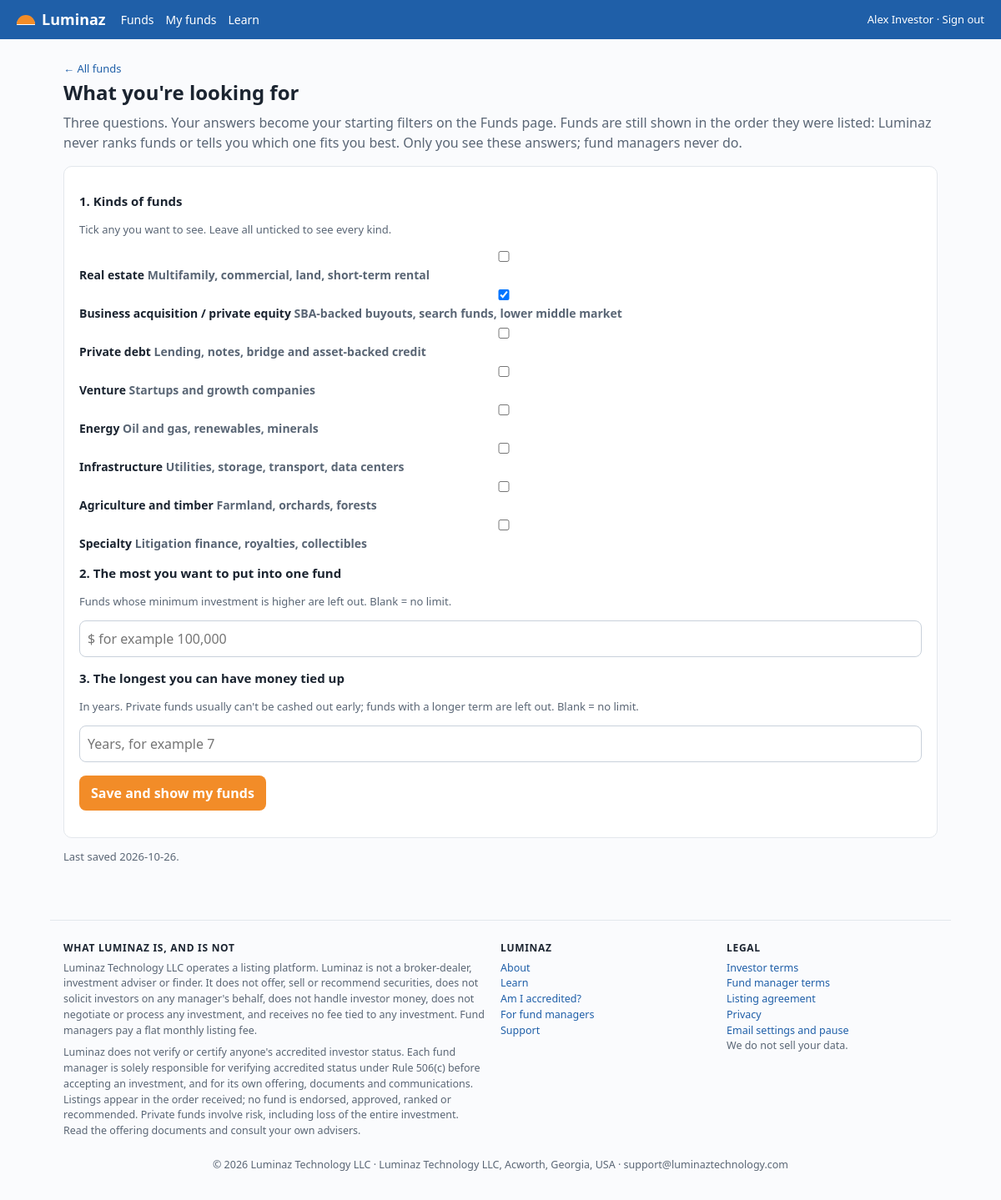
The page /criteria (signed in) on the database its author committed.
### tables this page shows
CREATE TABLE users (
  id INTEGER PRIMARY KEY,
  email TEXT UNIQUE NOT NULL,
  password_hash TEXT NOT NULL,
  role TEXT NOT NULL CHECK(role IN ('investor','manager','admin')),
  name TEXT NOT NULL DEFAULT '',
  email_confirmed INTEGER NOT NULL DEFAULT 0,
  confirm_token TEXT,
  accreditation_basis TEXT,
  accreditation_attested_at TEXT,
  totp_secret TEXT,
  totp_enabled INTEGER NOT NULL DEFAULT 0,
  recovery_codes TEXT,
  created_at TEXT NOT NULL,
  last_login TEXT
, marketing_opt_in INTEGER NOT NULL DEFAULT 1, unsub_token TEXT, consent_at TEXT, consent_text TEXT, paused_at TEXT, reset_token TEXT, reset_sent_at TEXT);

CREATE TABLE investor_criteria (
  investor_id INTEGER PRIMARY KEY REFERENCES users(id),   -- what the investor said they are looking for (change 34): their own filters, never a ranking
  categories TEXT NOT NULL DEFAULT '',  -- category names separated by a vertical bar, blank = every category
  max_min REAL,                         -- the most they want to put into one fund, compared with the fund's minimum
  max_term REAL,                        -- the longest they will have money tied up, in years, compared with the fund's term
  updated_at TEXT NOT NULL
);

CREATE TABLE settings (
  key TEXT PRIMARY KEY,
  value TEXT NOT NULL
);

### luminaz/investor.py (the view, shortened to what this page needs)
@bp.route("/criteria", methods=("GET", "POST"))
@login_required("investor")
def criteria():
    db = get_db()
    return render_template("investor/criteria.html", crit=criteria_for(g.user["id"]) or {"categories": [], "max_min": None, "max_term": None})

### luminaz/auth.py (called while the page is built)
def login_required(role=None):
    def deco(view):
        @functools.wraps(view)
        def wrapped(**kw):
            if g.user is None:
                return redirect(url_for("auth.login", next=request.path))
            if role and g.user["role"] != role and g.user["role"] != "admin":
                abort(403)
            if role == "admin" and g.user["role"] != "admin":
                abort(403)
            if role == "admin" and not g.user["totp_enabled"] and setting("require_admin_2fa", "1") == "1":
                flash("Set up two-step sign-in before using the review desk. It takes two minutes with any authenticator app.", "error")
                return redirect(url_for("auth.security"))
            return view(**kw)
        return wrapped
    return deco

### luminaz/db.py (called while the page is built)
def get_db():
    if "db" not in g:
        path = current_app.config["DATABASE"]
        os.makedirs(os.path.dirname(path), exist_ok=True)
        g.db = sqlite3.connect(path, detect_types=sqlite3.PARSE_DECLTYPES, timeout=10)
        g.db.row_factory = sqlite3.Row
        g.db.execute("PRAGMA foreign_keys = ON")
        g.db.execute("PRAGMA journal_mode = WAL")
        g.db.execute("PRAGMA synchronous = NORMAL")
        g.db.execute("PRAGMA temp_store = MEMORY")
        g.db.execute("PRAGMA cache_size = -16000")   # 16 MB page cache
    return g.db

def setting(key, default=None):
    row = get_db().execute("SELECT value FROM settings WHERE key = ?", (key,)).fetchone()
    return row["value"] if row else default

### luminaz/investor.py (called while the page is built)
def criteria_for(investor_id):
    row = get_db().execute("SELECT * FROM investor_criteria WHERE investor_id = ?", (investor_id,)).fetchone()
    if not row:
        return None
    return {"categories": [c for c in (row["categories"] or "").split("|") if c in CATEGORIES],
            "max_min": row["max_min"], "max_term": row["max_term"], "updated_at": row["updated_at"]}

### luminaz/visitors.py (called while the page is built)
def is_bot(user_agent):
    ua = (user_agent or "").lower()
    return not ua or any(w in ua for w in BOT_WORDS)

def visitor_hash(day=None):
    day = day or dt.date.today().isoformat()
    ip = (request.headers.get("X-Forwarded-For", request.remote_addr or "") or "").split(",")[0].strip()
    ua = request.headers.get("User-Agent", "")
    return hashlib.sha256((day + current_app.config["SECRET_KEY"] + ip + ua).encode()).hexdigest()[:24]

### luminaz/templates/investor/criteria.html
{% extends "base.html" %}{% block title %}What you're looking for - Luminaz{% endblock %}{% block content %}
<a class="small" href="{{ url_for('investor.catalog') }}">← All funds</a>
<h1>What you're looking for</h1>
<p class="sub">Three questions. Your answers become your starting filters on the Funds page. Funds are still shown in the order they were listed: Luminaz never ranks funds or tells you which one fits you best. Only you see these answers; fund managers never do.</p>
<form class="stack card" method="post">
<h3>1. Kinds of funds</h3><p class="small muted">Tick any you want to see. Leave all unticked to see every kind.</p>
{% for c in categories %}<label class="small" style="display:block;margin:4px 0"><input type="checkbox" name="categories" value="{{ c }}" {% if c in crit.categories %}checked{% endif %}> <b>{{ c }}</b> <span class="muted">{{ category_notes.get(c, '') }}</span></label>{% endfor %}
<h3>2. The most you want to put into one fund</h3><p class="small muted">Funds whose minimum investment is higher are left out. Blank = no limit.</p>
<input name="max_min" inputmode="numeric" placeholder="$ for example 100,000" value="{{ '{:,.0f}'.format(crit.max_min) if crit.max_min else '' }}">
<h3>3. The longest you can have money tied up</h3><p class="small muted">In years. Private funds usually can't be cashed out early; funds with a longer term are left out. Blank = no limit.</p>
<input name="max_term" inputmode="decimal" placeholder="Years, for example 7" value="{{ '%g'|format(crit.max_term) if crit.max_term else '' }}">
<p><button class="btn">Save and show my funds</button></p></form>
{% if crit.updated_at %}<p class="small muted">Last saved {{ crit.updated_at|date }}.</p>{% endif %}
{% endblock %}

### luminaz/templates/base.html (shortened to what this page needs)
<!doctype html><html lang="en"><head><meta charset="utf-8"><meta name="viewport" content="width=device-width,initial-scale=1">
<link rel="stylesheet" href="{{ url_for('static', filename='style.css') }}">
</head><body>
{% set manager_side = request.path.startswith('/managers') or (g.user and g.user.role == 'manager') %}
<header class="top">
  <a class="brand" href="{{ url_for('manager.landing') if manager_side else url_for('investor.home') }}"><span class="sun"></span> Luminaz{% if manager_side %} <span class="brand-sub">for Fund Managers</span>{% endif %}</a>
  <nav>
    {% if g.user and g.user.role == 'admin' %}
      <a href="{{ url_for('admin.queue') }}">Review desk</a><a href="{{ url_for('admin.metrics_page') }}">Metrics</a><a href="{{ url_for('admin.communications') }}">Communications</a><a href="{{ url_for('admin.billing_page') }}">Billing</a><a href="{{ url_for('admin.investors') }}">Investors</a><a href="{{ url_for('admin.settings') }}">Settings</a><a href="{{ url_for('admin.audit_log') }}">Audit</a><a href="{{ url_for('admin.outreach') }}">Outreach</a><a href="{{ url_for('admin.marketing') }}">Posts</a><a href="{{ url_for('webinars.admin_index') }}">Webinars</a><a href="{{ url_for('admin.support_tickets') }}">Support</a><a href="{{ url_for('auth.security') }}">Security</a><a href="{{ url_for('investor.catalog') }}">Catalog</a>
    {% elif g.user %}
      <a href="{{ url_for('investor.catalog') }}">Funds</a><a href="{{ url_for('investor.me') }}">My funds</a><a href="{{ url_for('investor.learn') }}">Learn</a>
    {% else %}
      <a href="{{ url_for('investor.calculator') }}">Am I accredited?</a><a href="{{ url_for('investor.learn') }}">Learn</a><a href="{{ url_for('webinars.index') }}">Webinars</a><a href="{{ url_for('investor.about') }}">About</a><a href="{{ url_for('manager.landing') }}">For fund managers</a>
    {% endif %}
  </nav>
  <div class="right">{% if g.user %}{{ g.user.name or g.user.email }} · <a href="{{ url_for('auth.logout') }}">Sign out</a>{% else %}<a href="{{ url_for('auth.login') }}">Sign in</a>{% endif %}</div>
</header>
<main class="{% block mainclass %}{% endblock %}">
{% block content %}{% endblock %}
</main>
<footer class="ft">
  <div class="cols">
    <div><h4>What Luminaz is, and is not</h4>
      <p>{{ company }} operates a listing platform. Luminaz is not a broker-dealer, investment adviser or finder. It does not offer, sell or recommend securities, does not solicit investors on any manager's behalf, does not handle investor money, does not negotiate or process any investment, and receives no fee tied to any investment. Fund managers pay a flat monthly listing fee.</p>
      <p>Luminaz does not verify or certify anyone's accredited investor status. Each fund manager is solely responsible for verifying accredited status under Rule 506(c) before accepting an investment, and for its own offering, documents and communications. Listings appear in the order received; no fund is endorsed, approved, ranked or recommended. Private funds involve risk, including loss of the entire investment. Read the offering documents and consult your own advisers.</p></div>
    <div><h4>{% if manager_side %}Fund managers{% else %}Luminaz{% endif %}</h4>
      {% if manager_side %}<a href="{{ url_for('manager.landing') }}#how">How it works</a><br><a href="{{ url_for('manager.landing') }}#pricing">Pricing</a><br><a href="{{ url_for('manager.landing') }}#checks">What we check</a><br><a href="{{ url_for('investor.home') }}">Investor site</a>{% else %}<a href="{{ url_for('investor.about') }}">About</a><br><a href="{{ url_for('investor.learn') }}">Learn</a><br><a href="{{ url_for('investor.calculator') }}">Am I accredited?</a><br><a href="{{ url_for('manager.landing') }}">For fund managers</a>{% endif %}<br><a href="{{ url_for('support.support') }}">Support</a></div>
    <div><h4>Legal</h4><a href="{{ url_for('investor.legal', doc='terms') }}">Investor terms</a><br><a href="{{ url_for('investor.legal', doc='manager-terms') }}">Fund manager terms</a><br><a href="{{ url_for('investor.legal', doc='listing-agreement') }}">Listing agreement</a><br><a href="{{ url_for('investor.legal', doc='privacy') }}">Privacy</a><br><a href="{{ url_for('support.notifications') }}">Email settings and pause</a><p>We do not sell your data.</p></div>
  </div>
  <p class="line">© {{ now_year }} {{ company }} · {{ setting('postal_address') }} · {{ setting('support_email') }}</p>
</footer>
</body></html>

### luminaz/static/style.css (style rules this page uses)
:root { --sun:#f28c28;--sun-2:#ffb066;--sky:#1f5fa8;--sky-2:#2f7bd0;--ink:#1b2430;--muted:#5a6675;--line:#e3e7ec;--bg:#fafbfd;--card:#fff;--ok:#0b6e4f;--bad:#a83a2a;--warn:#8a6d00 }
* { box-sizing:border-box }
body { margin:0;font-family:system-ui,"Segoe UI",Arial,sans-serif;color:var(--ink);background:var(--bg);line-height:1.5 }
a { color:var(--sky);text-decoration:none }
header.top { background:var(--sky);color:#fff;padding:10px 20px;display:flex;align-items:center;gap:18px;flex-wrap:wrap }
header.top a { color:#fff }
header.top .brand { font-weight:700;font-size:18px;display:flex;align-items:center;gap:8px }
.sun { width:22px;height:11px;border-radius:22px 22px 0 0;background:var(--sun);display:inline-block;box-shadow:0 1px 0 #fff }
header.top nav { display:flex;gap:14px;flex-wrap:wrap;font-size:14px }
header.top .right { margin-left:auto;font-size:13px }
main { max-width:1080px;margin:0 auto;padding:22px 16px }
h1 { font-size:24px;margin:0 0 6px }
h3 { font-size:15px;margin:14px 0 6px }
.sub { color:var(--muted);margin:0 0 16px }
.card { background:var(--card);border:1px solid var(--line);border-radius:10px;padding:16px 18px;margin:12px 0 }
.btn { display:inline-block;background:var(--sun);color:#fff;border:0;border-radius:8px;padding:9px 14px;font:inherit;font-weight:600;cursor:pointer }
form.stack label { display:block;font-weight:600;margin:12px 0 4px;font-size:14px }
form.stack input,form.stack select,form.stack textarea { width:100%;padding:9px;border:1px solid #c9d1db;border-radius:8px;font:inherit }
.muted { color:var(--muted) }
.small { font-size:13px }
.right { text-align:right }
footer { color:var(--muted);font-size:12px;text-align:center;padding:26px 16px;border-top:1px solid var(--line);margin-top:30px }
footer.ft { text-align:left;max-width:1080px;margin:30px auto 0;padding:24px 16px;font-size:12.5px }
footer.ft .cols { display:grid;grid-template-columns:2fr 1fr 1fr;gap:18px }
footer.ft h4 { font-size:12px;letter-spacing:.06em;text-transform:uppercase;margin:0 0 6px;color:var(--ink) }
footer.ft p { margin:0 0 8px }
footer.ft .line { margin-top:14px;text-align:center }

### rows shown on the page
users: user "Alex Investor"
investor_criteria: updated_at "2026-10-26"
settings: value "Luminaz Technology LLC"
settings: value "Luminaz Technology LLC, Acworth, Georgia, USA"
settings: value "support@luminaztechnology.com"

### other values the page prints
{{ c }} "Real estate" "Business acquisition / private equity" "Private debt" "Venture" "Energy" "Infrastructure" "Agriculture and timber" "Specialty"
{{ category_notes.get(c, '') }} "Multifamily, commercial, land, short-term rental" "SBA-backed buyouts, search funds, lower middle market" "Lending, notes, bridge and asset-backed credit" "Startups and growth companies" "Oil and gas, renewables, minerals" "Utilities, storage, transport, data centers" "Farmland, orchards, forests" "Litigation finance, royalties, collectibles"
